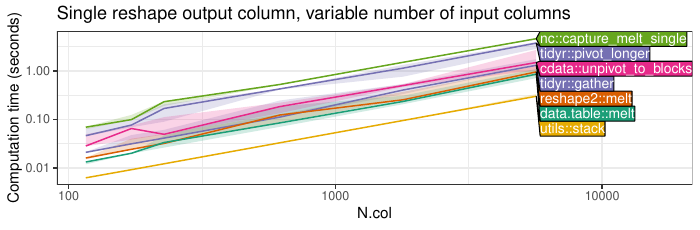

Source code (R):
source("packages.R")

pkg.color <- c(
  "data.table::melt"="#1B9E77",
  "reshape2::melt"="#D95F02",
  "tidyr::gather"="#7570B3",
  "tidyr::pivot_longer"="#7570B3",
  "cdata::unpivot_to_blocks"="#E7298A",
  "cdata::rowrecs_to_blocks"="#E7298A",
  "nc::capture_melt_single"="#66A61E",
  "stats::reshape"="#E6AB02",
  "utils::stack"="#E6AB02",
  "#A6761D", "#666666")

who.timings <- readRDS("figure-who-cols-minimal-data.rds")
who.timings[, seconds := time/1e9]
stats.timings <- who.timings[, .(
  median=median(seconds),
  q25=quantile(seconds, 0.25),
  q75=quantile(seconds, 0.75)
), by=.(N.col, expr)]

gg <- ggplot()+
  ggtitle("Single reshape output column, variable number of input columns")+
  theme_bw()+
  scale_color_manual(values=pkg.color)+
  scale_fill_manual(values=pkg.color)+
  geom_ribbon(aes(
    N.col, ymin=q25, ymax=q75, fill=expr),
    alpha=0.2,
    data=stats.timings)+
  geom_line(aes(
    N.col, median, color=expr),
    data=stats.timings)+
  scale_x_log10(limits=c(NA, max(stats.timings$N.col)*3))+
  scale_y_log10("Computation time (seconds)")
dl <- directlabels::direct.label(gg, list(cex=0.8, "last.polygons"))

pdf("figure-who-cols-minimal.pdf", 7, 2.3)
print(dl)
dev.off()

png("figure-who-cols-minimal.png", 7, 2.3, units="in", res=100)
print(dl)
dev.off()
